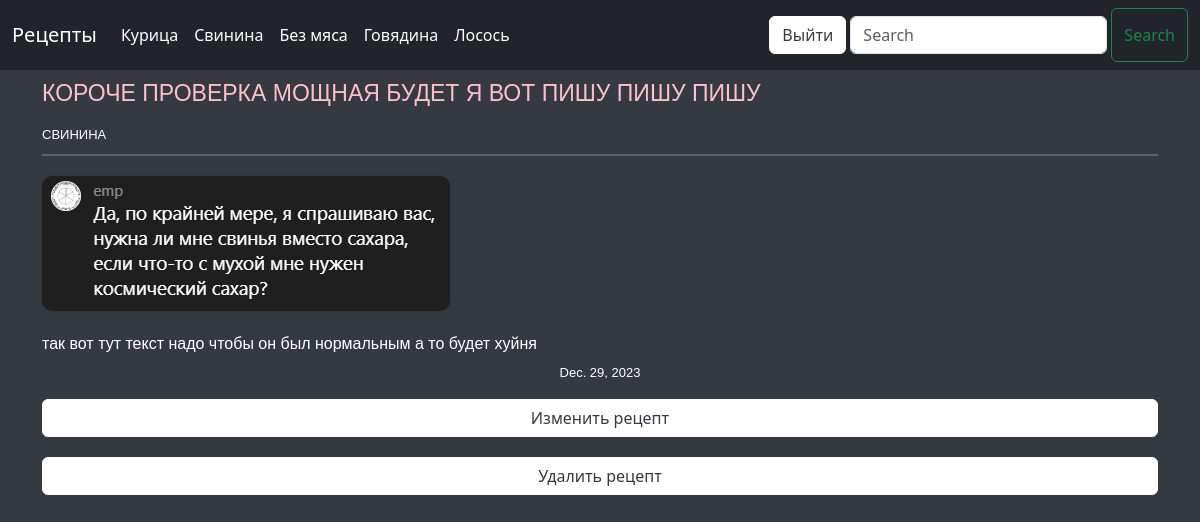
Screenshot of /recipe/17 (signed in) with the database file from the repository.
### apprecipe/models.py (models this page shows, shortened)
class Category(models.Model):
    name = models.CharField(max_length=50)
    def __str__(self):
        return self.name

class Post(models.Model):
    recipe_tittle = models.CharField(max_length=50, unique=True, verbose_name="Название")
    recipe = RichTextField(blank=True, null=True, config_name='default', verbose_name="Рецепт")
    recipe_date = models.DateField(auto_now_add=True)
    category = models.CharField(max_length=50, verbose_name="Категория")
    image = models.ImageField(null=True, blank=True, upload_to="images/", default='default.jpg')
    class Meta:
        ordering = ['-id']

### apprecipe/views.py (the view)
# urls.py: path('recipe/<int:pk>', RecipeDetailView.as_view(), name='recipe-detail'),
class RecipeDetailView(DetailView):
    model = Post
    template_name = 'recipedetail.html'
    def get_context_data(self, *args, **kwargs):
        categ_menu = Category.objects.all()
        context = super(DetailView, self).get_context_data(*args, **kwargs)
        context['categ_menu'] = categ_menu
        return context

### apprecipe/templates/recipedetail.html (shortened to what this page needs)
{% extends 'base.html' %}
{% block content %}
    <article class="recipe">
    <h3 class="recipe-title">{{ post.recipe_tittle|upper }}</h3>
    <h4><a href="{% url 'category' post.category %}" class="recipe-category">{{ post.category }}</a></h4>
    <hr class="recipe-divider">
    {% if post.image %}
        <img src="{{ post.image.url }}" class="recipe-image">  <br/><br/>
    {% endif %}
    <div class="recipe-content">
        {{ post.recipe|safe|urlize }}
    </div>
        <p class="date">{{ post.recipe_date }}</p>
    {% if user.is_authenticated %}
        <a href="{% url 'edit-recipe' post.pk %}" class="btn btn-light btn-edit-recipe">Изменить рецепт</a>
        <a href="{% url 'delete-recipe' post.pk %}" class="btn btn-light btn-delete-recipe">Удалить рецепт</a>
    {% endif %}
</article>
{% endblock %}

### apprecipe/templates/base.html (shortened to what this page needs)
<!DOCTYPE html>
<html lang="en">
<head>
    <link rel="stylesheet" href="https://use.fontawesome.com/releases/v5.3.1/css/all.css">
    <link href="https://cdn.jsdelivr.net/npm/bootstrap@5.3.2/dist/css/bootstrap.min.css" rel="stylesheet">
</head>
<body>
<nav class="navbar navbar-expand-lg bg-dark justify-content-end">
    <div class="container-fluid">
        <a class="navbar-brand" href="{% url 'home' %}">Рецепты</a>
        <div class="collapse navbar-collapse" id="navbarSupportedContent">
            <ul class="navbar-nav me-auto mb-2 mb-lg-0">
                {% if user.is_authenticated %}
                   {% for item in categ_menu %}
                    <li class="nav-item">
                        <a class="nav-link" href="{% url 'category'  item %}">{{ item }}</a>
                    </li>
                   {% endfor %}
                {% endif %}
            </ul>
            {% if user.is_authenticated %}
                <form class="nav-link ms-auto me-0" method="post" action="{% url 'logout' %}">
                    <button class="btn btn-light">Выйти</button>
                </form>
            {% endif %}
            <form class="d-flex" role="search" method="POST" action="{% url 'search' %}">
                <input class="form-control mx-1 my-2" type="search" placeholder="Search" name="search_query" aria-label="Search">
                <button class="btn btn-outline-success" type="submit">Search</button>
            </form>
        </div>
    </div>
</nav>
<div class="container">
    {% block content %}
    {% endblock %}
</div>
</body>
</html>

### apprecipe/templates/base.html (style rules this page uses)
body { background-color: #343a40; color: #ffffff; }
.navbar { background-color: #343a40; }
.navbar-brand { color: #ffffff; }
.navbar-nav .nav-link { color: #ffffff; }
.btn-light { color: #343a40; background-color: #ffffff; border-color: #ffffff; }

### apprecipe/templates/recipedetail.html (style rules this page uses)
.recipe-title { font-family: arial; color: pink; font-size: 23px; margin-top: 10px; }
.recipe-divider { border: 1px solid #ccc; margin-top: 10px; margin-bottom: 20px; }
.recipe-category { margin-top: 0px; font-family: arial; color: white; font-size: 13px; text-transform: uppercase; text-decoration: none; }
.recipe-image { max-width: 100%; height: auto; border-radius: 10px; box-shadow: 0 0 5px rgba(0, 0, 0, 0.1); }
.recipe-content { font-family: arial; color: white; line-height: normal; }
.btn-edit-recipe, .btn-delete-recipe { margin-bottom: 20px; width: 100%; }
.date { font-family: arial; color: white; font-size: 13px; text-align: center; margin-top: 10px; }

### rows the page displays
Category: name "Курица"
Category: name "Свинина"
Category: name "Без мяса"
Category: name "Говядина"
Category: name "Лосось"
Post: recipe_tittle "КОРОЧЕ ПРОВЕРКА МОЩНАЯ БУДЕТ Я ВОТ ПИШУ ПИШУ ПИШУ", category "СВИНИНА", image (picture), recipe "так вот тут текст надо чтобы он был нормальным а то будет хуйня", recipe_date "Dec. 29, 2023"
